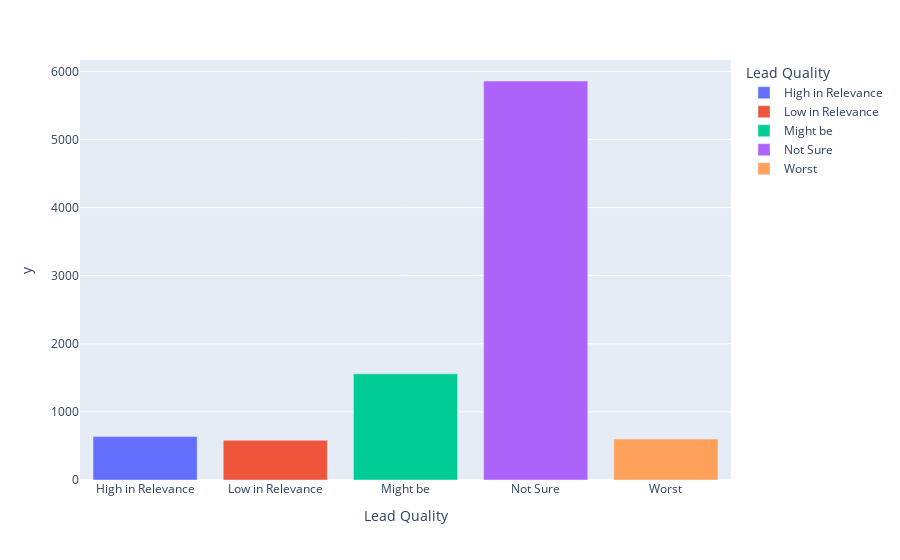

The cell this chart's notebook holds for it:
### Code cell
df1 = data.groupby(["Lead Quality"]).count().reset_index()

fig = px.bar(df1,
             y=data.groupby(["Lead Quality"]).size(),
             x="Lead Quality",
             color='Lead Quality')
fig.show()

### Figure 1 — Plotly figure (JSON) as saved in the notebook; plotly's stock layout.template omitted (floating-point values rounded to 4 significant figures)
{"data": [{"alignmentgroup": "True", "hovertemplate": "Lead Quality=%{x}<br>y=%{y}<extra></extra>", "legendgroup": "High in Relevance", "marker": {"color": "#636efa"}, "name": "High in Relevance", "offsetgroup": "High in Relevance", "orientation": "v", "showlegend": true, "textposition": "auto", "type": "bar", "x": ["High in Relevance"], "xaxis": "x", "y": [637], "yaxis": "y"}, {"alignmentgroup": "True", "hovertemplate": "Lead Quality=%{x}<br>y=%{y}<extra></extra>", "legendgroup": "Low in Relevance", "marker": {"color": "#EF553B"}, "name": "Low in Relevance", "offsetgroup": "Low in Relevance", "orientation": "v", "showlegend": true, "textposition": "auto", "type": "bar", "x": ["Low in Relevance"], "xaxis": "x", "y": [583], "yaxis": "y"}, {"alignmentgroup": "True", "hovertemplate": "Lead Quality=%{x}<br>y=%{y}<extra></extra>", "legendgroup": "Might be", "marker": {"color": "#00cc96"}, "name": "Might be", "offsetgroup": "Might be", "orientation": "v", "showlegend": true, "textposition": "auto", "type": "bar", "x": ["Might be"], "xaxis": "x", "y": [1560], "yaxis": "y"}, {"alignmentgroup": "True", "hovertemplate": "Lead Quality=%{x}<br>y=%{y}<extra></extra>", "legendgroup": "Not Sure", "marker": {"color": "#ab63fa"}, "name": "Not Sure", "offsetgroup": "Not Sure", "orientation": "v", "showlegend": true, "textposition": "auto", "type": "bar", "x": ["Not Sure"], "xaxis": "x", "y": [5859], "yaxis": "y"}, {"alignmentgroup": "True", "hovertemplate": "Lead Quality=%{x}<br>y=%{y}<extra></extra>", "legendgroup": "Worst", "marker": {"color": "#FFA15A"}, "name": "Worst", "offsetgroup": "Worst", "orientation": "v", "showlegend": true, "textposition": "auto", "type": "bar", "x": ["Worst"], "xaxis": "x", "y": [601], "yaxis": "y"}], "layout": {"barmode": "relative", "legend": {"title": {"text": "Lead Quality"}, "tracegroupgap": 0}, "margin": {"t": 60}, "xaxis": {"anchor": "y", "categoryarray": ["High in Relevance", "Low in Relevance", "Might be", "Not Sure", "Worst"], "categoryorder": "array", "domain": [0, 1], "title": {"text": "Lead Quality"}}, "yaxis": {"anchor": "x", "domain": [0, 1], "title": {"text": "y"}}}}
